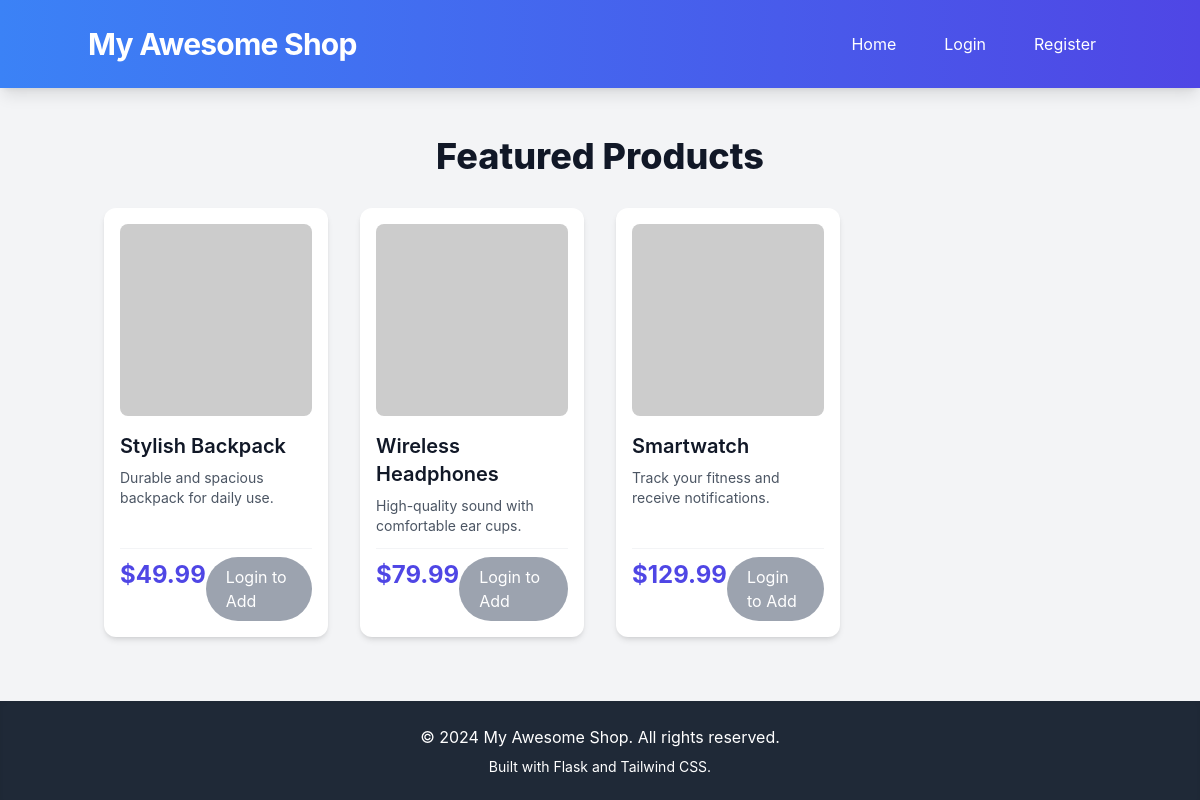
The page / on the database its author committed.
### tables this page shows
CREATE TABLE products (
            id INTEGER PRIMARY KEY AUTOINCREMENT,
            name TEXT NOT NULL,
            description TEXT,
            price REAL NOT NULL,
            image_url TEXT
        );

### app.py (the view)
@app.route('/')
def index():
    conn = get_db_connection()
    products_db = conn.execute('SELECT * FROM products').fetchall()
    products = [dict(row) for row in products_db]
    return render_template('index.html', products=products)

### app.py (called while the page is built)
def get_db_connection():
    if 'db' not in g:
        g.db = sqlite3.connect(DATABASE)
        g.db.row_factory = sqlite3.Row  # This allows accessing columns by name
    return g.db

@app.teardown_appcontext
def close_connection(exception):
    db = g.pop('db', None)
    if db is not None:
        db.close()

### templates/index.html (shortened to what this page needs)
<!DOCTYPE html>
<html lang="en">
<head>
    <script src="https://cdn.tailwindcss.com"></script>
</head>
<body class="antialiased text-gray-800">
    <header class="bg-gradient-to-r from-blue-500 to-indigo-600 text-white p-6 shadow-lg">
        <div class="container mx-auto flex justify-between items-center">
            <h1 class="text-3xl font-bold tracking-tight">My Awesome Shop</h1>
            <nav class="flex items-center space-x-4">
                <a href="{{ url_for('index') }}" class="text-white hover:text-blue-200 px-4 py-2 rounded-lg transition-colors duration-200">Home</a>
                {% if current_user.is_authenticated %}
                    <a href="{{ url_for('add_product') }}" class="action-button inline-block">Add Product</a>
                    <a href="{{ url_for('cart') }}" class="text-white hover:text-blue-200 px-4 py-2 rounded-lg transition-colors duration-200 flex items-center">
                        <svg xmlns="http://www.w3.org/2000/svg" fill="none" viewBox="0 0 24 24" stroke-width="2" stroke="currentColor" class="w-6 h-6 mr-1">
                            <path stroke-linecap="round" stroke-linejoin="round" d="M2.25 3h1.386c.51 0 .955.343 1.023.83L5.6 11.3H17.5M9.75 10.5h6.249c.51 0 .956.343 1.022.83l.736 4.413c.066.398-.014.807-.265 1.134a1.86 1.86 0 01-1.018.583H11.25a1.86 1.86 0 01-1.018-.583c-.251-.327-.331-.736-.265-1.134L9.75 10.5zm6.75 6a.75.75 0 11-1.5 0 .75.75 0 011.5 0zM12 17.25a.75.75 0 11-1.5 0 .75.75 0 011.5 0z" />
                        </svg>
                        Cart
                    </a>
                    <a href="{{ url_for('orders') }}" class="text-white hover:text-blue-200 px-4 py-2 rounded-lg transition-colors duration-200">My Orders</a>
                    <a href="{{ url_for('logout') }}" class="text-white hover:text-blue-200 px-4 py-2 rounded-lg transition-colors duration-200">Logout ({{ current_user.username }})</a>
                {% else %}
                    <a href="{{ url_for('login') }}" class="text-white hover:text-blue-200 px-4 py-2 rounded-lg transition-colors duration-200">Login</a>
                    <a href="{{ url_for('register') }}" class="text-white hover:text-blue-200 px-4 py-2 rounded-lg transition-colors duration-200">Register</a>
                {% endif %}
            </nav>
        </div>
    </header>
    <main class="container mx-auto px-4 py-8 flex-grow">
        <h2 class="text-4xl font-extrabold text-gray-900 mb-8 text-center">Featured Products</h2>
        {% if products %}
            <div class="grid grid-cols-1 sm:grid-cols-2 md:grid-cols-3 lg:grid-cols-4 gap-8">
                {% for product in products %}
                    <div class="product-card bg-white rounded-xl shadow-md overflow-hidden flex flex-col justify-between p-4">
                        <div class="relative w-full h-48 mb-4 rounded-lg overflow-hidden">
                            <a href="{{ url_for('product_detail', product_id=product.id) }}">
                                <img src="{{ product.image_url }}" alt="{{ product.name }}" class="w-full h-full object-cover object-center transform transition-transform duration-300 hover:scale-105" onerror="this.onerror=null;this.src='https://placehold.co/400x300/F0F0F0/000000?text=Image+Not+Found';">
                            </a>
                        </div>
                        <h3 class="text-xl font-semibold text-gray-900 mb-2">
                            <a href="{{ url_for('product_detail', product_id=product.id) }}" class="hover:text-indigo-600 transition-colors">{{ product.name }}</a>
                        </h3>
                        <p class="text-gray-600 text-sm mb-3 flex-grow">{{ product.description }}</p>
                        <div class="flex justify-between items-baseline mt-auto pt-2 border-t border-gray-100">
                            <span class="text-2xl font-bold text-indigo-600">${{ "%.2f" | format(product.price) }}</span>
                            {% if current_user.is_authenticated %}
                                <a href="{{ url_for('add_to_cart', product_id=product.id) }}" class="bg-indigo-500 text-white px-5 py-2 rounded-full hover:bg-indigo-600 focus:outline-none focus:ring-2 focus:ring-indigo-500 focus:ring-opacity-50 transition duration-200 shadow-md">
                                    Add to Cart
                                </a>
                            {% else %}
                                <a href="{{ url_for('login') }}" class="bg-gray-400 text-white px-5 py-2 rounded-full cursor-not-allowed">
                                    Login to Add
                                </a>
                            {% endif %}
                        </div>
                    </div>
                {% endfor %}
            </div>
        {% else %}
            <p class="text-center text-gray-500 text-lg">No products found. Add some new products!</p>
        {% endif %}
    </main>
    <footer class="bg-gray-800 text-white py-6 mt-8 shadow-inner">
        <div class="container mx-auto text-center">
            <p>&copy; 2024 My Awesome Shop. All rights reserved.</p>
            <p class="text-sm mt-2">Built with Flask and Tailwind CSS.</p>
        </div>
    </footer>
</body>
</html>

### templates/index.html (style rules this page uses)
body { font-family: 'Inter', sans-serif; background-color: #f3f4f6; min-height: 100vh; display: flex; flex-direction: column; }
.product-card { transition: transform 0.2s ease-in-out, box-shadow 0.2s ease-in-out; }

### rows shown on the page
products: name "Stylish Backpack", description "Durable and spacious backpack for daily use.", price "49.99"
products: name "Wireless Headphones", description "High-quality sound with comfortable ear cups.", price "79.99"
products: name "Smartwatch", description "Track your fitness and receive notifications.", price "129.99"
